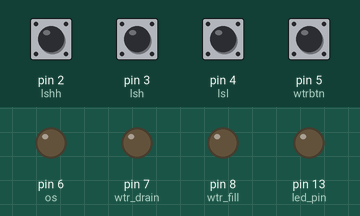
A sketch run on a simulated Arduino Uno, built with avr-gcc and run on an emulated ATmega328P. Shown: output pins drawn as LEDs (lit = HIGH). The test bench sets the inputs (shaded band); at power-on: pin 2 (lshh), pin 3 (lsh), pin 4 (lsl), pin 5 (wtrbtn) HIGH.

Above: at 1.2 s.
1.3 s: pin 5 (wtrbtn) pulled LOW for 0.15 s
At 1.37 s:
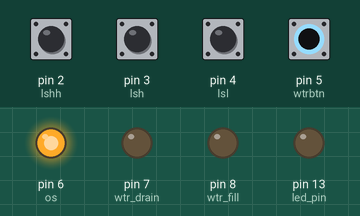
At 20.3 s:
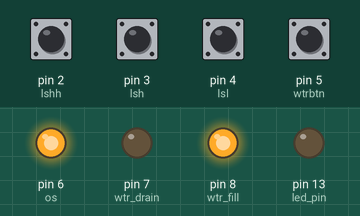
Timing chart, 0 to 23.0 s (numbered marks = the images above; inputs shaded):
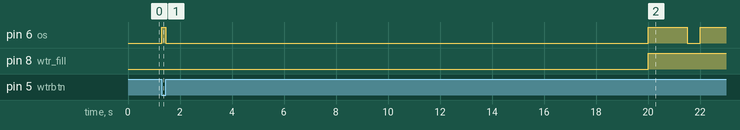

The sketch:

OpenSprinkler_auto_topoff.ino
```cpp
// Input/Output pin variables. Adjust dependent on your set-up. Program requires 3 level switches that are high in air.
int lshh = 2;       //high high level switch. Indicates an overfill status
int lsh = 3;        //high level switch. Indicating an ideal level
int lsl = 4;        //low level switch. indicating a fill is needed
int wtrbtn = 5;     //connected to a NO push button. Connected pin -> button -> GND
int os = 6;         //output pin to OpenSprinkler. Normally open un-checked
int wtr_drain = 7;   //output for drain solenoid
int wtr_fill = 8;      //output for filling solenoid
int led_pin = 13;   //output for the alarm LED

// byte value to represent the 3 level switch inputs and their stability
byte level = 0; //do not edit
byte old_level = 0; //do not edit
bool stable = false; //do not edit

// Boolean for pin states. Initially set low to try and eliminate false triggers upon powering on.
bool fill_state = LOW; //do not edit
bool os_state = LOW; //do not edit
bool empty_state = LOW; //do not edit
bool led_state = LOW; //do not edit
bool error_state = LOW; //do not edit
bool wtrbtn_state = LOW; //do not edit

// Timing vars
unsigned long btn_startMillis;  //Millis for button push
unsigned long lv_startMillis;   //Millis for level stability
unsigned long os_startMillis;   //Millis for OpenSprinkler timer
unsigned long led_startMillis;  //Millis for error LED flashing
unsigned long currentMillis;    //self explanatory
unsigned long lv_calc;          //variable for period calculations
unsigned long btn_calc;         //variable for period calculations
unsigned long os_calc;          //variable for period calculations
unsigned long led_calc;         //variable for period calculations

// Timing constants in milliseconds (1 second = 1000 milliseconds)
const unsigned long max_period = 100000;  //With my probes, for some reason, I get a period of over 429496000. This variable is to prevent a false trigger due to this anomaly
const unsigned long lv_period = 20000;    //Time the level probes must be stable for before processing the state change. My case is a swimming pool and swimmers can trigger a fill or empty if this check is not long enough.
const unsigned long btn_period = 1500;    //Length of time needed for triggering OpenSprinkler. OS requires more than 1 second.
const unsigned long os_period_on = 1500;  //On time for continuously triggering as a "program switch". OS requires more than 1 second.
const unsigned long os_period_off = 500;  //Off time for continuously triggering as a "program switch". Slight pause before triggering the on cycle again.
const unsigned long led_period = 250;     //If a level probe malfunctions. This is the time interval for flashing an alarm LED (250 = .25 seconds)


void setup() { //setup only runs at startup

  // Set output pins
  pinMode(wtr_drain, OUTPUT);
  pinMode(wtr_fill, OUTPUT);
  pinMode(os, OUTPUT);
  pinMode(led_pin, OUTPUT);

  // Set input pin
  pinMode(lshh, INPUT_PULLUP);
  pinMode(lsh, INPUT_PULLUP);
  pinMode(lsl, INPUT_PULLUP);
  pinMode(wtrbtn, INPUT_PULLUP);

  //set intal output states
  digitalWrite(wtr_fill, fill_state);
  digitalWrite(wtr_drain, empty_state);
  digitalWrite(os, os_state);
  digitalWrite(led_pin, led_state);
}


void loop() {         //main loop

  old_level = level;  // save old level state
  readpins();         // read current pins states
  lv_stability();     // check if the level switches are stable
  process_levels();   // process what to do based on the level
  os_signal();        // send signal to OpenSprinkler
  blink_led();        // Blink an LED in the event of an error
  waterbtn();         // envoke master valve to use water ate the pool

  digitalWrite(wtr_fill, fill_state);
  digitalWrite(wtr_drain, empty_state);
  digitalWrite(os, os_state);
  digitalWrite(led_pin, led_state);
}


void readpins() {
  level = 0;
  if (digitalRead(lsl) == HIGH)  // b001
  {
    level = level + 1;
  }
  if (digitalRead(lsh) == HIGH)  // b010
  {
    level = level + 2;
  }
  if (digitalRead(lshh) == HIGH)  // b100
  {
    level = level + 4;
  }

  wtrbtn_state = digitalRead(wtrbtn);
}


void lv_stability() {
  if (level == old_level) { //level states have not changed
    if (stable == false) {
      // calculate the time between changes in level value.
      currentMillis = millis();  //get the current "time" (actually the number of milliseconds since the program started)
      lv_calc = currentMillis - lv_startMillis;
      if ((lv_calc < max_period) && (lv_calc > lv_period)) { //calculate the amount of time the the level probes have been stable
        stable = true;
      }
    }
  } else {
    lv_startMillis = millis();  // Change start time
    stable = false;
  }
}


void process_levels() {
  if (stable == true) {
    //  High in air sensors, logic that was used
    //  High    Ideal   Low   Result/Responce
    //  100   |  10   |   1  =  111 (7) Empty/Needs filling
    //  100   |  10   |   0  =  110 (6) Between empty and ideal (decide if container is filling of not)
    //  100   |  0    |   0  =  100 (4) Ideal/Stop filling
    //  0     |  0    |   0  =  000 (0) Full/Needs emptying

    switch (level) {
      case 7:  // Start filling
        fill_state = HIGH;
        empty_state = LOW;
        error_state = LOW;
        break;

      case 6:
        if (fill_state == HIGH)  // if filling, continue filling
        {
          fill_state = HIGH;
          empty_state = LOW;
          error_state = LOW;
          break;
        } else if (empty_state == HIGH)  // if draining, stop draining
        {
          fill_state = LOW;
          empty_state = LOW;
          error_state = LOW;
        }
        break;

      case 5:  // enter error state
        fill_state = LOW;
        empty_state = LOW;
        error_state = HIGH;
        break;

      case 4:
        if (fill_state == HIGH)  // if filling, stop filling
        {
          fill_state = LOW;
          empty_state = LOW;
          error_state = LOW;
        } else if (error_state == HIGH)  // if draining, continue draining
        {
          fill_state = LOW;
          empty_state = HIGH;
          error_state = LOW;
        }
        break;

      case 1 ... 3:  // enter error state
        fill_state = LOW;
        empty_state = LOW;
        error_state = HIGH;
        break;

      case 0:  // over full, start draining
        fill_state = LOW;
        empty_state = HIGH;
        error_state = LOW;
        break;
    }
  }
}


void os_signal() {
  // If needs filling send a 1.5 sec on and .5 sec off signal to OS, to trigger the master valve, until the container has been filled
  if (fill_state == HIGH) {
    if (os_state == LOW) {
      currentMillis = millis();
      if (currentMillis - os_startMillis >= os_period_off) {
        os_state = HIGH;
        os_startMillis = currentMillis;
      }
    } else {
      currentMillis = millis();
      if (currentMillis - os_startMillis >= os_period_on) {
        os_state = LOW;
        os_startMillis = currentMillis;
      }
    }
  } else {
    os_state = LOW;
  }
}


void blink_led() { //This is only used if there is an error with the level probes
  if (error_state == HIGH) {
    currentMillis = millis();
    if (currentMillis - led_startMillis >= led_period) {
      led_state = !led_state;
      led_startMillis = currentMillis;
    }
  } else {
    led_state = LOW;
  }
}


void waterbtn() {
  if (fill_state == LOW) { //container is not filling
    if (os_state == LOW) { //OS is not being triggered
      if (wtrbtn_state == LOW) { //button is currently being pushed
        btn_startMillis = millis();
        os_state = HIGH;
      }
    } else if (os_state == HIGH) { //OS is being triggered
      currentMillis = millis();
      btn_calc = currentMillis - btn_startMillis;
      if ((btn_calc > btn_period) && (btn_calc < max_period)) { //check if OS has been triggered long enough or not
        os_state = LOW;
      }
    }
  }
}
```
